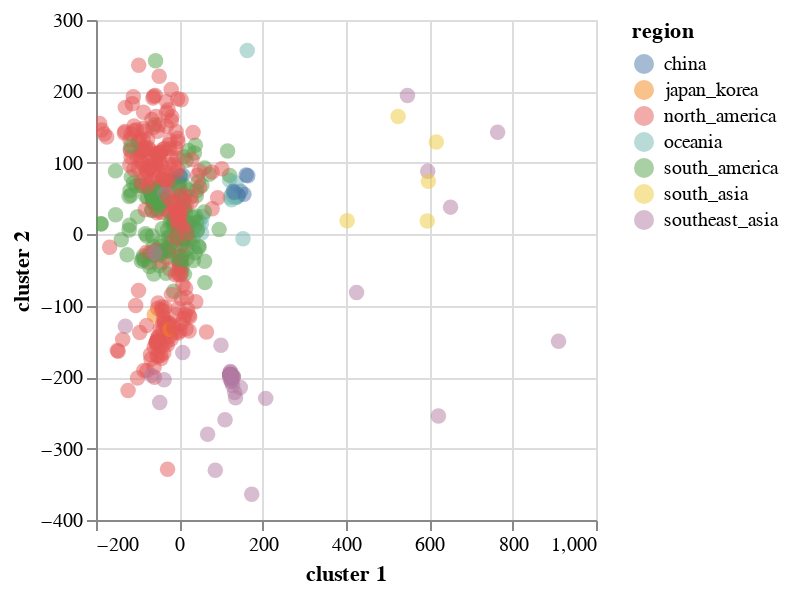

This figure's notebook cell:
### Code cell
import altair as alt

base = alt.Chart(merged_df)
base.mark_circle(size=60).encode(
    x='cluster 1',
    y='cluster 2',
    opacity=alt.value(0.5),
    color='region',
    tooltip=['strain', 'region']
).properties(width=250,height=250).interactive()

### Figure 1 — Vega-Lite specification as saved in the notebook (floating-point values rounded to 4 significant figures; data arrays with more than 128 entries replaced by an {"elided": "..."} marker saying what was removed)
{"$schema": "https://vega.github.io/schema/vega-lite/v3.3.0.json", "config": {"mark": {"tooltip": null}, "view": {"height": 300, "width": 400}}, "data": {"name": "data-3fedbfc63d08852bb63a8d148d588468"}, "datasets": {"data-3fedbfc63d08852bb63a8d148d588468": {"elided": "517 records"}}, "encoding": {"color": {"field": "region", "type": "nominal"}, "opacity": {"value": 0.5}, "tooltip": [{"field": "strain", "type": "nominal"}, {"field": "region", "type": "nominal"}], "x": {"field": "cluster 1", "type": "quantitative"}, "y": {"field": "cluster 2", "type": "quantitative"}}, "height": 250, "mark": {"size": 60, "type": "circle"}, "selection": {"selector011": {"bind": "scales", "encodings": ["x", "y"], "type": "interval"}}, "width": 250}
